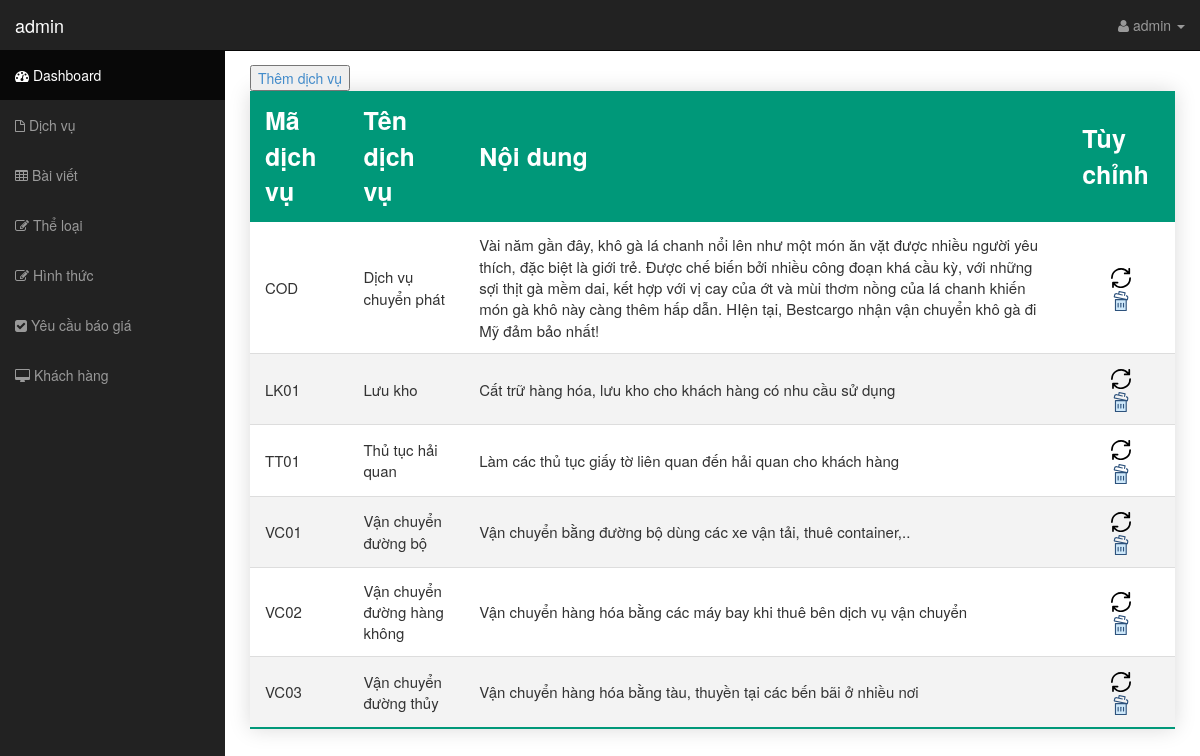
Screenshot of /controller/admin.php?view=dichvu (signed in) with the database file from the repository.
### tables this page shows
CREATE TABLE `dichvu` (
  `madv` varchar(32) NOT NULL,
  `tendv` varchar(255) NOT NULL,
  `noidung` text NOT NULL
);

### controller/admin.php (called while the page is built)
<?php
include "../view/admin/header.php";
include "../view/admin/admin.php";
include "../view/admin/footer.php";
?>

### model/thuvien.php (called while the page is built, shortened)
<?php
function showDatabase($pdo, $table) {
	$select = "SELECT * FROM $table";
	$stmt = $pdo->prepare($select);
	$stmt->execute();
	$element = $stmt->fetchAll(PDO::FETCH_ASSOC);
	return $element;
}
?>

### view/admin/dichvu.php (the view, shortened to what this page needs)
<div>
    <button>
        <a href="../controller/them_dv.php">Thêm dịch vụ</a>
    </button>
</div>
<table class="styled-table">
    <thead>
        <tr>
            <th>Mã dịch vụ</th>
            <th>Tên dịch vụ</th>
            <th>Nội dung</th>
            <th>Tùy chỉnh</th>
        </tr>
    </thead>
    <tbody>
        <?php
            $table = "dichvu";
            $row = showDatabase($pdo, $table);
            foreach ($row as $value) {
        ?>
            <tr>
                <td><?php echo $value['madv'];?></td>
                <td><?php echo $value['tendv'];?></td>
                <td><?php echo $value['noidung'];?></td>
                <td class="option">
                    <a class="update" href="../controller/sua_dv.php?madv=<?php echo $value['madv'];?>" value="">
                        <img src="../view/images/icon/update.svg" title="<?php echo $value['madv'];?>" alt="Cập nhật">
                    </a>
                    <a href="../controller/xoa_dv.php?madv=<?php echo $value['madv'];?>">
                        <img src="../view/images/icon/delete.svg" title="Xóa" alt="Xóa">
                    </a>
                </td>
            </tr>
        <?php } ?>
    </tbody>
</table>

### view/css/sb-admin.css (style rules this page uses)
body { margin-top: 50px; }

### view/css/admin.css (style rules this page uses)
.styled-table { border-collapse: collapse; margin: 0 auto; box-shadow: 0 0 20px rgba(0, 0, 0, 0.15); }
.styled-table thead tr { background: #009879; color: #fff; text-align: left; }
.styled-table th, .styled-table td { padding: 12px 15px; }
.styled-table th { font-size: 2.5rem; }
.styled-table td { font-size: 1.5rem; }
.styled-table tbody tr { border-bottom: 1px solid #dddddd; }
.styled-table tbody tr:nth-of-type(even) { background-color: #f3f3f3; }
.styled-table tbody tr:last-of-type { border-bottom: 2px solid #009879; }
.option { text-align: center; }
.option a { color: blue; margin: 10px; cursor: pointer; text-decoration: none; }
.option a img { width: 20px; }

### rows the page displays
dichvu: madv "COD", tendv "Dịch vụ chuyển phát", noidung "Vài năm gần đây, khô gà lá chanh nổi lên như một món ăn vặt được nhiều người yêu thích, đặc biệt là giới trẻ. Được chế biến bởi nhiều công đoạn khá cầu kỳ, với những sợi thịt gà mềm dai, kết hợp với vị cay của ớt và mùi thơm nồng của lá chanh khiến món gà khô này càng thêm hấp dẫn. HIện tại, Bestcargo nhận vận chuyển khô gà đi Mỹ đảm bảo nhất!"
dichvu: madv "LK01", tendv "Lưu kho", noidung "Cất trữ hàng hóa, lưu kho cho khách hàng có nhu cầu sử dụng"
dichvu: madv "TT01", tendv "Thủ tục hải quan", noidung "Làm các thủ tục giấy tờ liên quan đến hải quan cho khách hàng"
dichvu: madv "VC01", tendv "Vận chuyển đường bộ", noidung "Vận chuyển bằng đường bộ dùng các xe vận tải, thuê container,.."
dichvu: madv "VC02", tendv "Vận chuyển đường hàng không", noidung "Vận chuyển hàng hóa bằng các máy bay khi thuê bên dịch vụ vận chuyển"
dichvu: madv "VC03", tendv "Vận chuyển đường thủy", noidung "Vận chuyển hàng hóa bằng tàu, thuyền tại các bến bãi ở nhiều nơi"

### other values shown
$username "admin"
